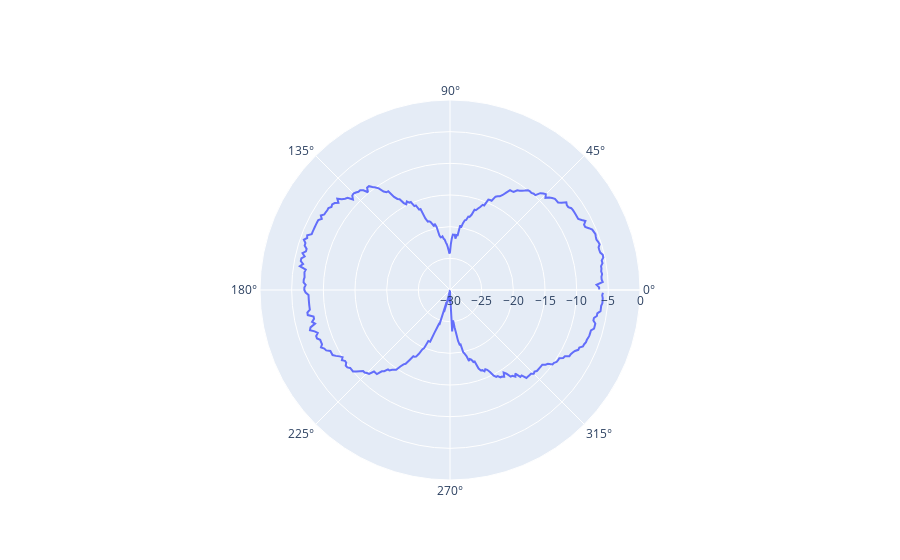

This figure's notebook cell:
### Code cell
import plotly.graph_objs as go
import numpy as np

with open(r'C:\Users\hp\Desktop\Project\Project-S4\files\CRM-polar-G2SG1-2019.atn',"r") as file:
        # Read all lines
    
    degree = []
    for line in file:
        try :
            if (float(line)):
                
                degree.append(float(line))
        except ValueError:
            pass
        
    # Create the angle valeur[the index in the list]
        theta = np.array(len(degree))
        
fig = go.Figure(
        data=go.Scatterpolar(
            r=degree,  # Radial values (the degree values from the file)
            theta=theta,  # Angular values (indices of the degree list)
            mode='lines',  # how we want to plot it
            name='Sensor Data' ) 
    )
    
fig.show()

### Figure 1 — Plotly figure (JSON) as saved in the notebook; plotly's stock layout.template omitted (floating-point values rounded to 4 significant figures; data arrays with more than 128 entries replaced by an {"elided": "..."} marker saying what was removed)
{"data": [{"mode": "lines", "name": "Sensor Data", "r": {"elided": "720 float values"}, "theta": {"elided": "360 int values"}, "type": "scatterpolar"}], "layout": {}}
